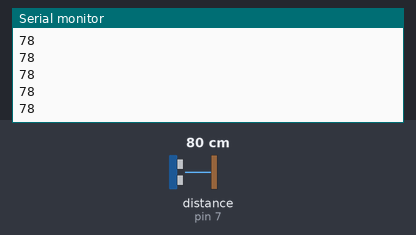
Recording of a sketch running on a simulated Arduino Uno, built with avr-gcc and run on an emulated ATmega328P. Shown: the last lines printed to the serial monitor. Wiring (inferred from the names in the program): ultrasonic range finder: trigger pin 6; echo pin 7. Inputs (shaded band) come from the test bench; at power-on: distance to the obstacle (sensor on pin 7) 80 cm. The echo pulse lasts 58.3 µs per cm.

Above: at 1.2 s.
1.3 s: distance to the obstacle (sensor on pin 7) set to 2 cm
At 1.55 s:
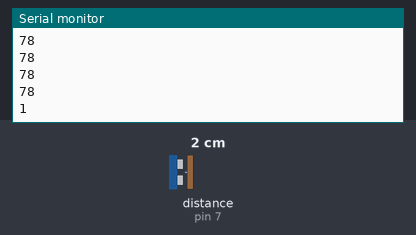
2.8 s: distance to the obstacle (sensor on pin 7) set to 4 cm
At 2.98 s:
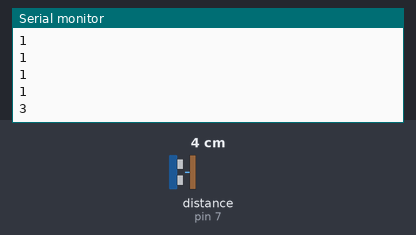
Timing chart, 0 to 5.8 s (numbered marks = the images above; inputs shaded):
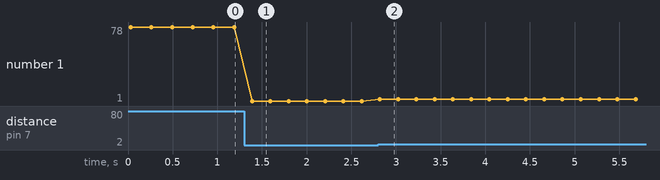

Measured:
- after the input at 1.3 s, the serial monitor: prints a new line after 0.09 s (image 1)
- after the input at 2.8 s, the serial monitor: prints a new line at once (image 2)
- plotted number 1: 78 → 1 after the input at 1.3 s, 1 → 3 after the input at 2.8 s

The sketch:

19_E.ino
```cpp
const int trigPin = 6; // Trigger
const int echoPin = 7; // Echo
long duration;
int sum;
int mappedsum;

byte AVmeasure[6];
byte lowest = 0;
byte highest =0;

//Vars and functions for E

int AnalogY = 0;
int AnalogX = 1;
int joystickread = 7;

int AnalogYVal = 0;
int AnalogXVal = 0;
bool joystickstate = true;
bool statetosend = false;

int Red = 9;
int Green = 10;
int Blue = 11;


void setup()
{
  Serial.begin(9600);
pinMode(trigPin, OUTPUT); // Sets the trigPin as an Output
pinMode(echoPin, INPUT); // Sets the echoPin as an Input
digitalWrite(trigPin, LOW);
}

void loop()
{

//Serial.println (distanceAv(trigPin,echoPin));
VUMeter();
delay(200);
}
//Opdracht C
int distance(int trig, int echo)
{
  digitalWrite(trig, HIGH); // output puls
  delayMicroseconds(10);
  digitalWrite(trig, LOW);
  duration = pulseIn(echoPin, HIGH, 100000UL);
  byte distance = (duration * 0.034)/2;
  if(distance == 0)
  {
     return -1;
  }else
  {
    return distance;
  }
}

//Opdracht D
int distanceAv(int trig, int echo) //gemiddelde van 6
{
  // Clear values
  highest= 0;
  lowest = 0;
  sum = 0;
   // Get 6 values. Store the index of the highest and lowest in a byte.
  for(byte i=0;i<6;i++)
  {
    AVmeasure[i] = distance(trig,echo);


    if(AVmeasure[i] > highest)
    {
      highest = i;
    } else if(AVmeasure[i] < lowest)
    {
      lowest =i;
    }
  }
  // Remove the lowest and highest numbers from the array
  AVmeasure[lowest] = 0;
  AVmeasure[highest] = 0;


  {
   // Re-use the duration value from Distance to avoid making another variable
   for(byte i=0;i<6;i++)
   {
    sum += AVmeasure[i];

   }
   return sum /4;
  }
}

  //Opdracht E

  void VUMeter()
  {
    sum = distanceAv(trigPin,echoPin);
    mappedsum = map(sum,0,20,0,255);
    Serial.println(sum);
   //analogWrite( Green , mappedsum);

  if (sum <0)
  {
       // Foute meting,flikker alle lampjes
       for(int i = 0;i<10;i++){
        PORTB = 0x3F;
        delay(50);
        PORTB=0;
        delay(50);
       }
  } else
  {
    if(sum < 10)
    {
      PORTB=0;
    }
    else if(sum > 10 &&  sum <= 20)
    {
      digitalWrite(Red,HIGH);
      digitalWrite(Green,LOW);
      digitalWrite(Blue,LOW);
    } else if(sum >20 && sum <  30)
    {
       digitalWrite(Red,HIGH);
      digitalWrite(Green,HIGH);
      digitalWrite(Blue,LOW);
    } else
    {
        digitalWrite(Red,HIGH);
      digitalWrite(Green,HIGH);
      digitalWrite(Blue,HIGH);
    }
  }
/*

 //Waarom werkt dit wel, maar analogwrite niet!?!?

   if(mappedsum > 100){
    digitalWrite(Green,HIGH);
   }
   else{digitalWrite(Green,LOW);}

   */
  }
```
